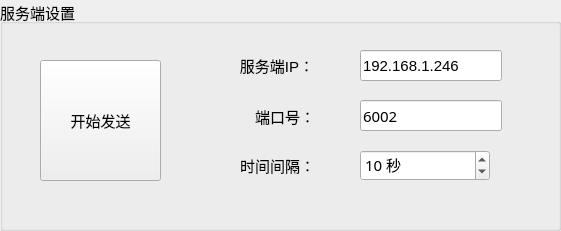
  <widget class="QGroupBox" name="groupBox">
   <property name="geometry">
    <rect>
     <x>9</x>
     <y>20</y>
     <width>561</width>
     <height>231</height>
    </rect>
   </property>
   <property name="font">
    <font>
     <pointsize>11</pointsize>
    </font>
   </property>
   <property name="title">
    <string>服务端设置</string>
   </property>
   <widget class="QSpinBox" name="timeInv">
    <property name="geometry">
     <rect>
      <x>360</x>
      <y>150</y>
      <width>130</width>
      <height>31</height>
     </rect>
    </property>
    <property name="minimumSize">
     <size>
      <width>100</width>
      <height>31</height>
     </size>
    </property>
    <property name="maximumSize">
     <size>
      <width>130</width>
      <height>16777215</height>
     </size>
    </property>
    <property name="font">
     <font>
      <family>微软雅黑</family>
      <pointsize>11</pointsize>
     </font>
    </property>
    <property name="suffix">
     <string> 秒</string>
    </property>
    <property name="prefix">
     <string/>
    </property>
    <property name="minimum">
     <number>1</number>
    </property>
    <property name="value">
     <number>10</number>
    </property>
   </widget>
   <widget class="QLineEdit" name="serIp">
    <property name="geometry">
     <rect>
      <x>360</x>
      <y>50</y>
      <width>142</width>
      <height>31</height>
     </rect>
    </property>
    <property name="font">
     <font>
      <pointsize>11</pointsize>
     </font>
    </property>
    <property name="text">
     <string>192.168.1.246</string>
    </property>
   </widget>
   <widget class="QLabel" name="labelVersion_8">
    <property name="geometry">
     <rect>
      <x>240</x>
      <y>150</y>
      <width>75</width>
      <height>31</height>
     </rect>
    </property>
    <property name="minimumSize">
     <size>
      <width>0</width>
      <height>31</height>
     </size>
    </property>
    <property name="font">
     <font>
      <pointsize>11</pointsize>
     </font>
    </property>
    <property name="text">
     <string>时间间隔：</string>
    </property>
    <property name="alignment">
     <set>Qt::AlignRight|Qt::AlignTrailing|Qt::AlignVCenter</set>
    </property>
   </widget>
   <widget class="QLabel" name="DevIp">
    <property name="geometry">
     <rect>
      <x>240</x>
      <y>50</y>
      <width>74</width>
      <height>31</height>
     </rect>
    </property>
    <property name="minimumSize">
     <size>
      <width>0</width>
      <height>31</height>
     </size>
    </property>
    <property name="font">
     <font>
      <pointsize>11</pointsize>
     </font>
    </property>
    <property name="text">
     <string>服务端IP：</string>
    </property>
    <property name="alignment">
     <set>Qt::AlignRight|Qt::AlignTrailing|Qt::AlignVCenter</set>
    </property>
   </widget>
   <widget class="QLineEdit" name="port">
    <property name="geometry">
     <rect>
      <x>360</x>
      <y>100</y>
      <width>142</width>
      <height>31</height>
     </rect>
    </property>
    <property name="font">
     <font>
      <family>微软雅黑</family>
      <pointsize>11</pointsize>
     </font>
    </property>
    <property name="text">
     <string>6002</string>
    </property>
   </widget>
   <widget class="QLabel" name="Port_4">
    <property name="geometry">
     <rect>
      <x>240</x>
      <y>101</y>
      <width>75</width>
      <height>31</height>
     </rect>
    </property>
    <property name="minimumSize">
     <size>
      <width>0</width>
      <height>31</height>
     </size>
    </property>
    <property name="font">
     <font>
      <pointsize>11</pointsize>
     </font>
    </property>
    <property name="text">
     <string>端口号：</string>
    </property>
    <property name="alignment">
     <set>Qt::AlignRight|Qt::AlignTrailing|Qt::AlignVCenter</set>
    </property>
   </widget>
   <widget class="QPushButton" name="sendJsonBtn">
    <property name="geometry">
     <rect>
      <x>40</x>
      <y>60</y>
      <width>121</width>
      <height>121</height>
     </rect>
    </property>
    <property name="font">
     <font>
      <pointsize>11</pointsize>
     </font>
    </property>
    <property name="text">
     <string>开始发送</string>
    </property>
   </widget>
  </widget>
